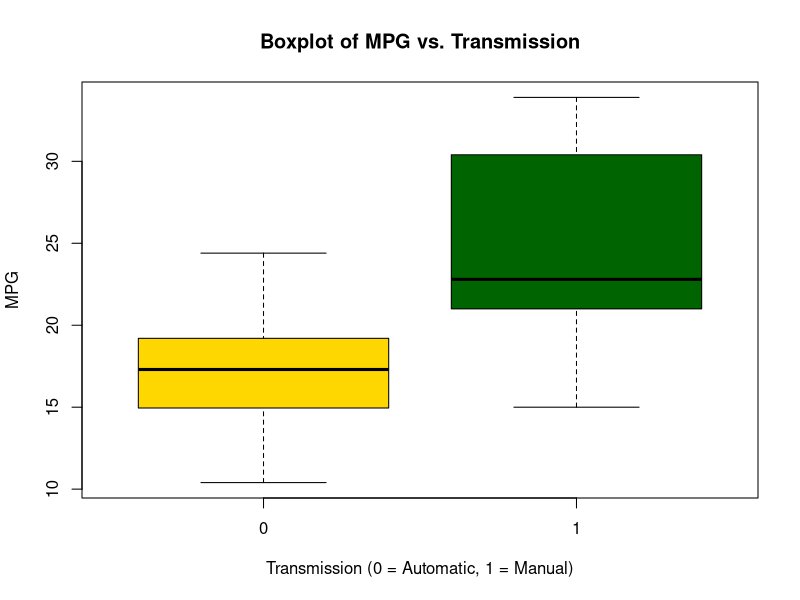
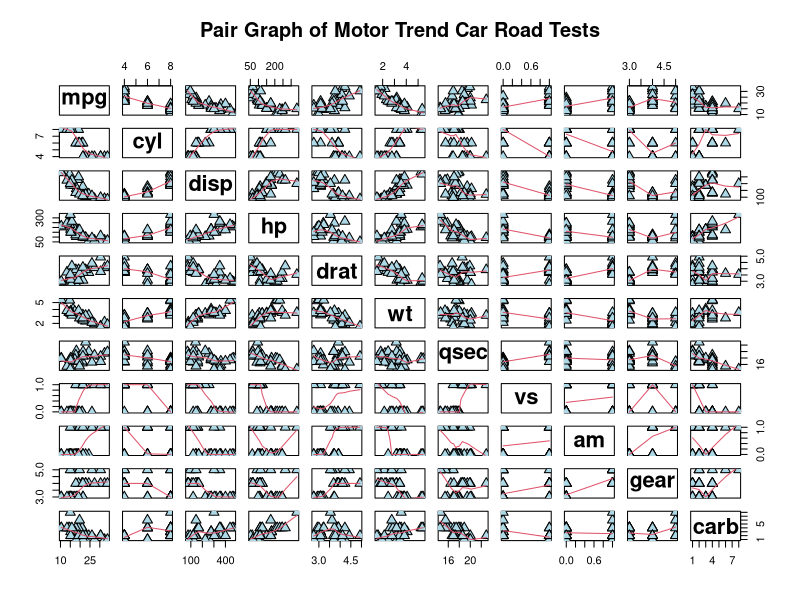
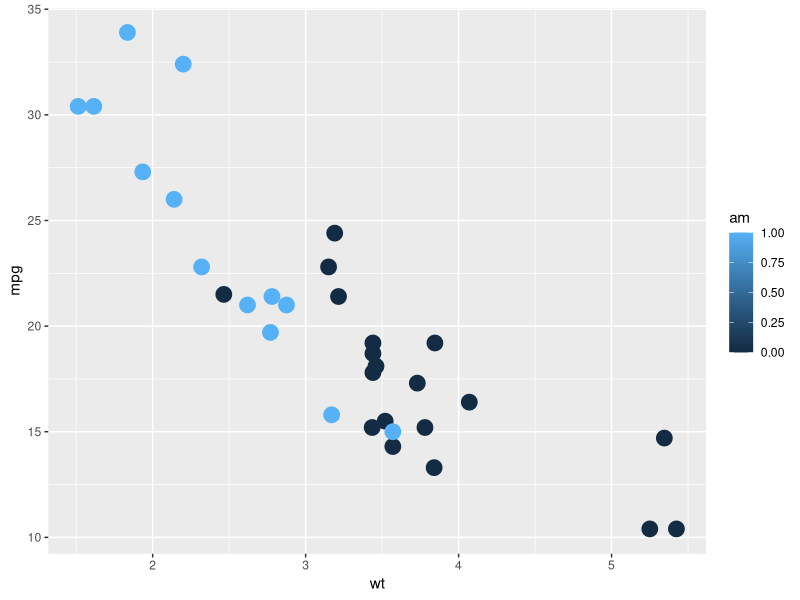
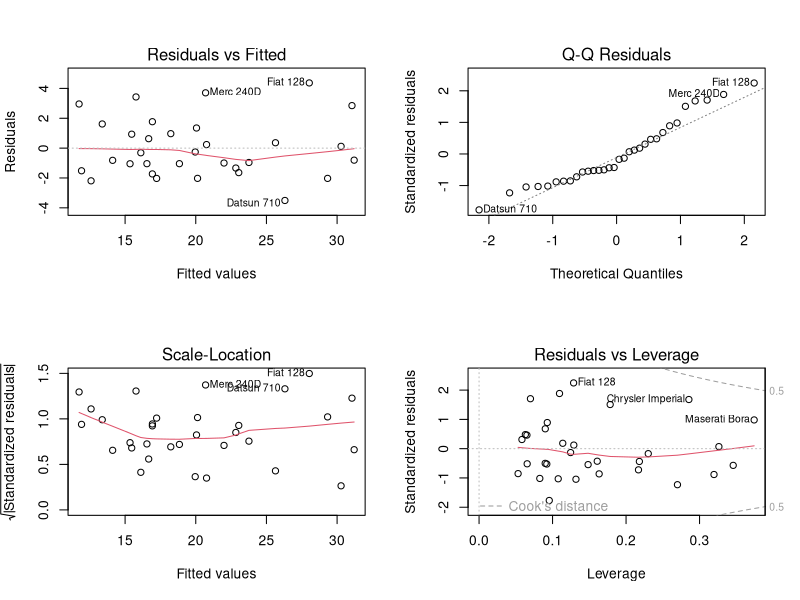

The R script that drew these images, in order:
## ---- chunk 1
library(ggplot2)
data(mtcars)
dim(mtcars)
names(mtcars)
mtcars[1:5, ]

## ---- chunk 2
result <- t.test(mtcars$mpg ~ mtcars$am)
result$p.value
result$estimate
## ---- chunk 3
fullModel <- lm(mpg ~ ., data=mtcars)
summary(fullModel)

## ---- chunk 4
amIntWtModel<-lm(mpg ~ wt + qsec + am + wt:am, data=mtcars)
summary(amIntWtModel)
## ---- chunk 5
amModel<-lm(mpg ~ am, data=mtcars)
summary(amModel)
## ---- chunk 6
anova(amModel, fullModel, amIntWtModel) 
confint(amIntWtModel)
## ---- chunk 7
summary(amIntWtModel)$coef
## ---- chunk 8
boxplot(mtcars$mpg ~ mtcars$am, xlab="Transmission (0 = Automatic, 1 = Manual)", ylab="MPG", col=(c("gold","darkgreen")), main="Boxplot of MPG vs. Transmission")

## ---- chunk 9
pairs(mtcars, panel=panel.smooth, main="Pair Graph of Motor Trend Car Road Tests", cex = 1.5, pch = 24, bg = "light blue", cex.labels = 2, font.labels = 2)

## ---- chunk 10
g2 <- ggplot(mtcars,aes(x=wt,y=mpg,colour=am))+geom_point(size=5)
g2

## ---- chunk 11
par(mfrow = c(2, 2))
plot(amIntWtModel)
